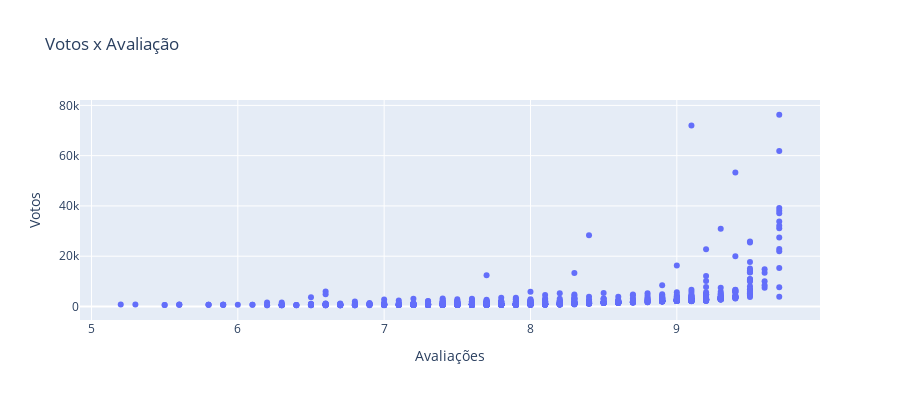

The notebook cell saved with this chart:
### Markdown cell above
- Os arcos com maior quantidade de episódios com avaliação abaixo do 1º quartil (7.5) foram, principalmente: Ilha dos Homens-Peixe (30 episódios), País de Wano e Punk Hazard (ambos com 22 episódios).
- Enquanto isso, os arcos com maior quantidade de episódios com avaliação acima do 3º quartil foram, principalmente: País de Wano com 96 episódios (49.5% do arco), Ilha Whole Cake com 41 episódios (43% do arco), Dressrosa com 36 episódios (30% do arco) e Marineford com 31 episódios (94% do arco).
- País de Wano está destacado em ambos provavelmente por conta do tamanho do arco, sugerindo episódios com menor e relevância, mas também muitos com grande relevância.

### Code cell
fig = go.Figure()

fig.add_trace(go.Scatter(x=df['Avaliação'], y=df['Votos'], mode= 'markers'))
fig.update_layout(title="Votos x Avaliação", xaxis_title="Avaliações", yaxis_title="Votos", height=400, width=900)
fig.show()

### Figure 1 — Plotly figure (JSON) as saved in the notebook; plotly's stock layout.template omitted (floating-point values rounded to 4 significant figures; data arrays with more than 128 entries replaced by an {"elided": "..."} marker saying what was removed)
{"data": [{"mode": "markers", "type": "scatter", "x": {"elided": "1117 float values"}, "y": {"elided": "1117 int values"}}], "layout": {"height": 400, "title": {"text": "Votos x Avaliação"}, "width": 900, "xaxis": {"title": {"text": "Avaliações"}}, "yaxis": {"title": {"text": "Votos"}}}}
